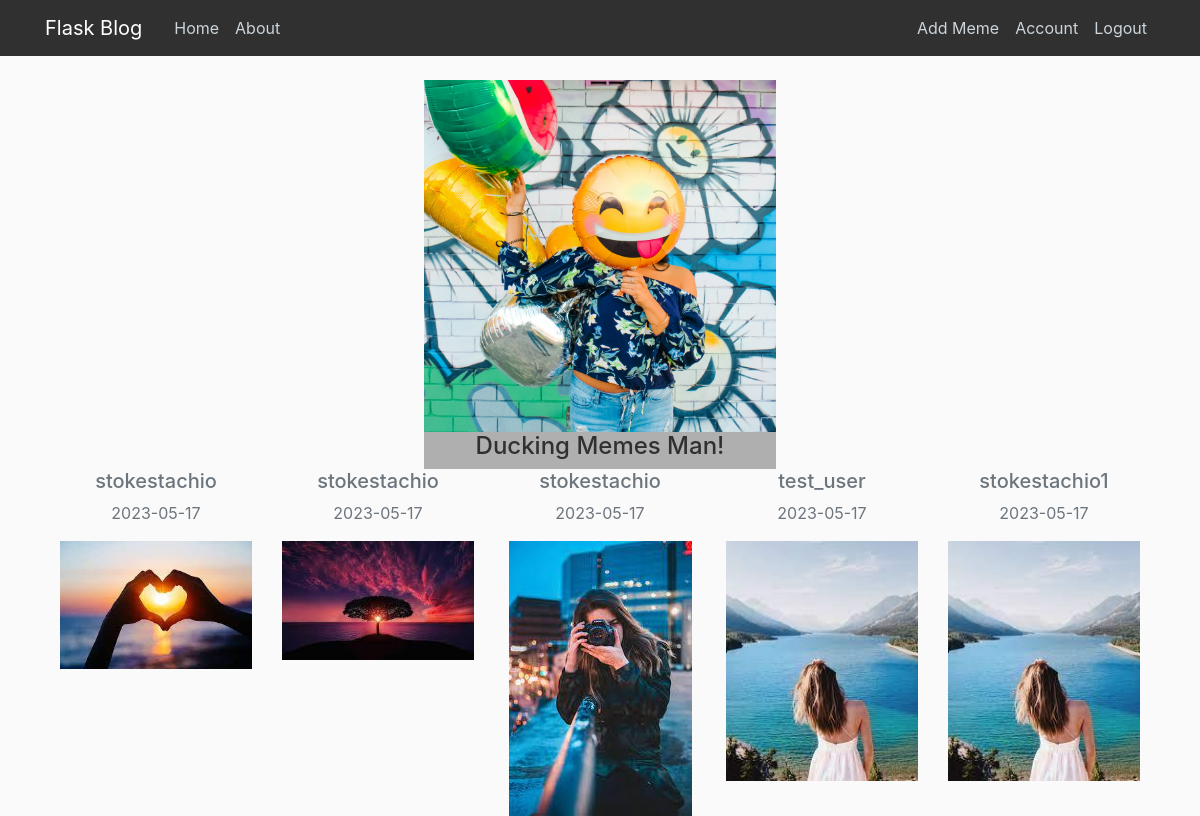
Screenshot of /home (signed in) with the database file from the repository.
### models.py (models this page shows, shortened)
class Meme(db.Model):
    id = db.Column(db.String, primary_key = True)
    content = db.Column(db.Text, nullable = False, default='')
    image_file = db.Column(db.String(100), nullable = False)
    date_posted = db.Column(db.DateTime, nullable = False, default=datetime.utcnow)
    user_token = db.Column(db.String, db.ForeignKey('user.token'),nullable = False)
    public = db.Column(db.Boolean, nullable = False, default = False)
    owner = db.relationship('User' , back_populates ='memes')

class User(db.Model, UserMixin):
    id = db.Column(db.Integer, primary_key = True)
    username = db.Column(db.String(100), nullable = False)
    email = db.Column(db.String(150), nullable = False)
    password = db.Column(db.String(150), nullable = False)
    token = db.Column(db.String(150), unique = True)
    date_created = db.Column(db.DateTime, nullable = False, default = datetime.utcnow)
    profile_photo = db.Column(db.String(30), nullable = False)
    memes = db.relationship('Meme', back_populates='owner', lazy='subquery')

### meme_app/site/routes.py (the view)
@site.route('/')
@site.route('/home')
def home():
    memes = Meme.query.all()
    return render_template('home.html', pics = memes)

### models.py (called while the page is built)
@login_manager.user_loader
def load_user(user_id):
    return User.query.get(user_id)

### meme_app/site/site_templates/home.html (shortened to what this page needs)
{% extends "base.html" %}
{% block content %}
<center>
    <div class="bg-image" style="max-width: 22rem;">
        <img src="static/site_photos/laughing_main.jpg" class="w-100" />
        <div class="mask text-light d-flex justify-content-center flex-column text-center" style="background-color: rgba(0, 0, 0, 0.3)">
            <h4>Ducking Memes Man!</h4>
        </div>
    </div>
        <div class="container">
            <div class="row">
            {% for pic in pics %}
                {% if pic.public %}
                    <div class="col-md">
                        <h5 class ='text-muted'>{{ pic.owner.username }}</h5>
                        <p class="text-muted">{{ pic.date_posted.strftime('%Y-%m-%d') }}</p>
                        <img src="{{url_for('static', filename = 'meme_photos/' + pic.image_file)}}" class= 'img-fluid'alt="This is a photo that was added">
                    </div>
                {% endif %}
            {% endfor %}
            </div>
          </div>
  </div>
{% endblock content %}

### meme_app/static/main.css (style rules this page uses)
body { background: #fafafa; color: #303030; margin-top: 5rem; }
h1, h2, h3, h4, h5, h6 { color: #303030; }

### rows the page displays
Meme: owner.username "stokestachio", date_posted "2023-05-17", image_file (picture)
Meme: owner.username "stokestachio", date_posted "2023-05-17", image_file (picture)
Meme: owner.username "stokestachio", date_posted "2023-05-17", image_file (picture)
Meme: owner.username "test_user", date_posted "2023-05-17", image_file (picture)
Meme: owner.username "stokestachio1", date_posted "2023-05-17", image_file (picture)
